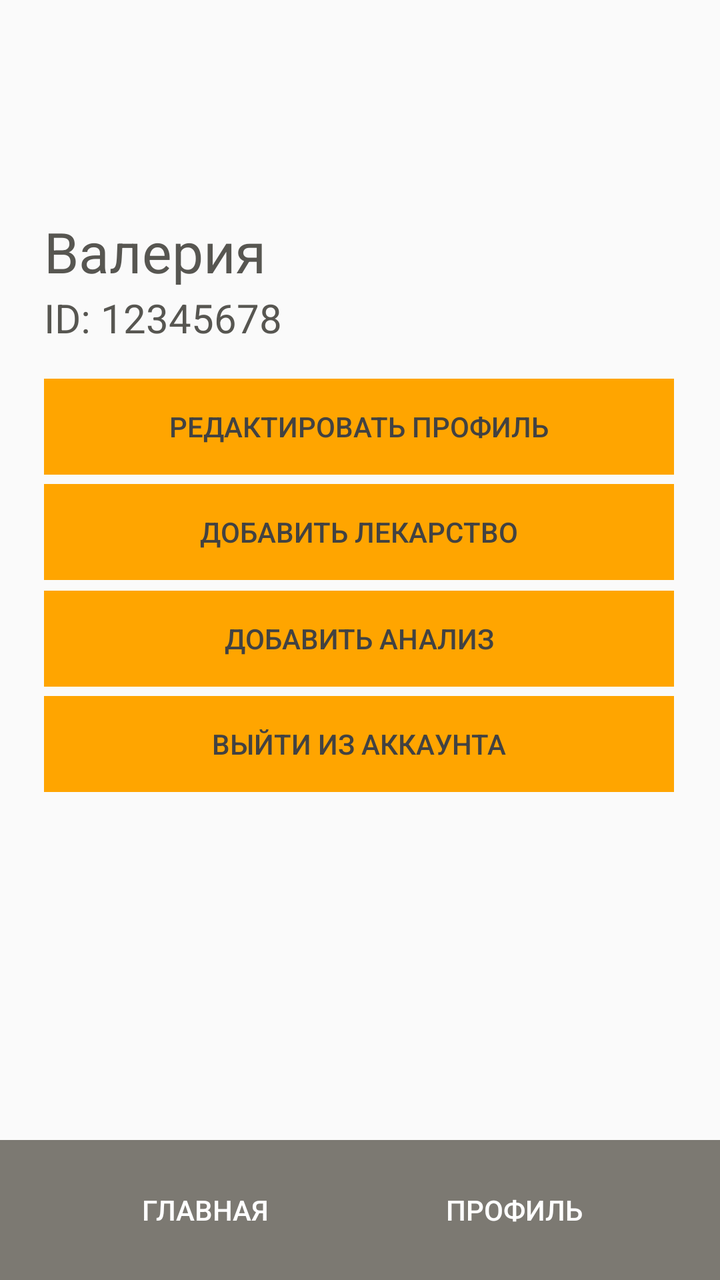
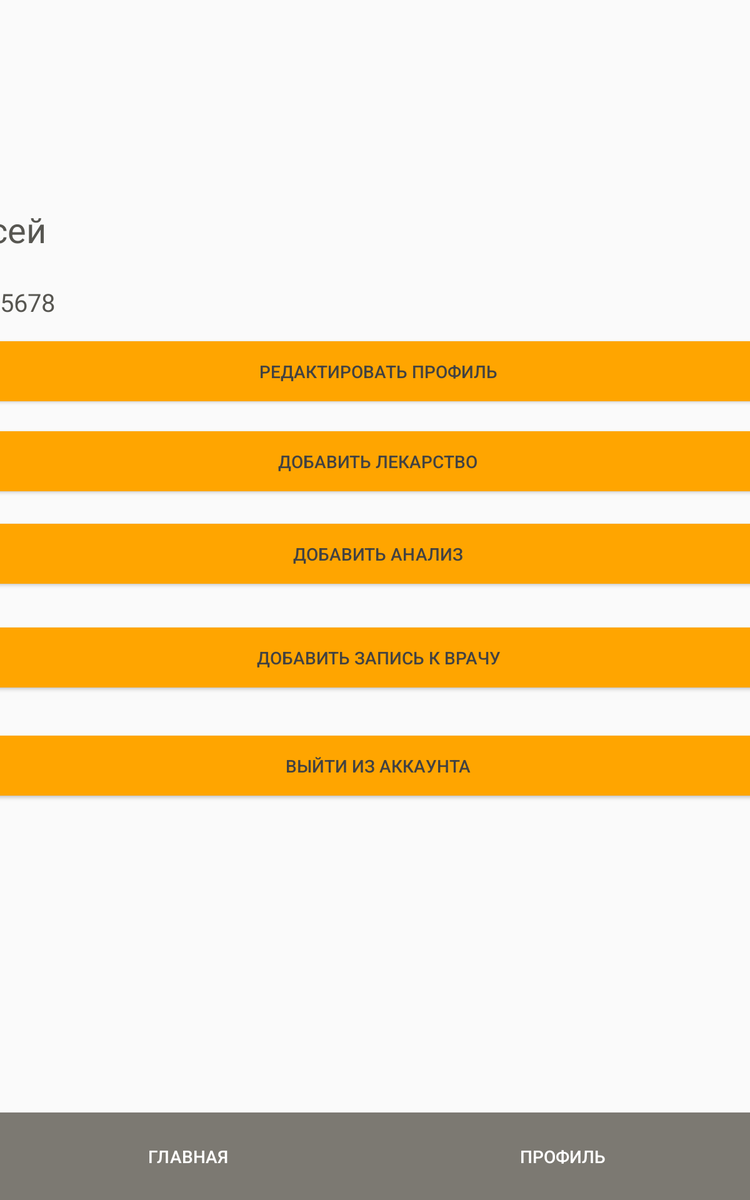

An Android layout and its configuration variant, each rendered on a device that would load it. The default file and the variant file are quoted in full after the pictures.
<!-- AndroidManifest.xml: application theme Theme.MyHealth -->
<!-- res/layout/activity_profile.xml -->
<?xml version="1.0" encoding="utf-8"?>
<androidx.constraintlayout.widget.ConstraintLayout xmlns:android="http://schemas.android.com/apk/res/android"
    xmlns:app="http://schemas.android.com/apk/res-auto"
    xmlns:tools="http://schemas.android.com/tools"
    android:layout_width="match_parent"
    android:layout_height="match_parent"
    android:layerType="software">

    <TextView
        android:id="@+id/name"
        android:layout_width="315dp"
        android:layout_height="45dp"
        android:text="Валерия"
        android:textColor="#575651"
        android:textSize="28sp"
        app:layout_constraintBottom_toBottomOf="parent"
        app:layout_constraintEnd_toEndOf="parent"
        app:layout_constraintHorizontal_bias="0.491"
        app:layout_constraintStart_toStartOf="parent"
        app:layout_constraintTop_toTopOf="parent"
        app:layout_constraintVertical_bias="0.18" />

    <TextView
        android:id="@+id/login"
        android:layout_width="315dp"
        android:layout_height="45dp"
        android:text="ID: 12345678"
        android:textColor="#575651"
        android:textSize="20sp"
        app:layout_constraintBottom_toBottomOf="parent"
        app:layout_constraintEnd_toEndOf="parent"
        app:layout_constraintHorizontal_bias="0.491"
        app:layout_constraintStart_toStartOf="parent"
        app:layout_constraintTop_toTopOf="parent"
        app:layout_constraintVertical_bias="0.244" />

    <Button
        android:id="@+id/addMedButton"
        android:layout_width="315dp"
        android:layout_height="48dp"

        android:background="#FFA500"
        android:text="Добавить лекарство"
        android:textColor="#424242"
        app:barrierMargin="@dimen/material_emphasis_high_type"
        app:layout_constraintBottom_toBottomOf="parent"
        app:layout_constraintEnd_toEndOf="parent"
        app:layout_constraintHorizontal_bias="0.491"
        app:layout_constraintStart_toStartOf="parent"
        app:layout_constraintTop_toTopOf="parent"
        app:layout_constraintVertical_bias="0.409"
        tools:ignore="TextContrastCheck" />

    <Button
        android:id="@+id/addAnalyzesButton"
        android:layout_width="315dp"
        android:layout_height="48dp"
        android:background="#FFA500"
        android:text="Добавить анализ"
        android:textColor="#424242"
        app:barrierMargin="@dimen/material_emphasis_medium"
        app:layout_constraintBottom_toBottomOf="parent"
        app:layout_constraintEnd_toEndOf="parent"
        app:layout_constraintHorizontal_bias="0.491"
        app:layout_constraintStart_toStartOf="parent"
        app:layout_constraintTop_toTopOf="parent"
        app:layout_constraintVertical_bias="0.499"
        tools:ignore="TextContrastCheck" />

    <Button
        android:id="@+id/saveButton"
        android:layout_width="315dp"
        android:layout_height="48dp"
        android:background="#FFA500"
        android:text="Выйти из аккаунта"
        android:textColor="#424242"
        app:barrierMargin="@dimen/material_emphasis_high_type"
        app:layout_constraintBottom_toBottomOf="parent"
        app:layout_constraintEnd_toEndOf="parent"
        app:layout_constraintHorizontal_bias="0.491"
        app:layout_constraintStart_toStartOf="parent"
        app:layout_constraintTop_toTopOf="parent"
        app:layout_constraintVertical_bias="0.588" />

    <Button
        android:id="@+id/editProfileButton"
        android:layout_width="315dp"
        android:layout_height="48dp"
        android:background="#FFA500"
        android:text="Редактировать профиль"
        android:textColor="#424242"
        app:barrierMargin="@dimen/material_emphasis_high_type"
        app:layout_constraintBottom_toBottomOf="parent"
        app:layout_constraintEnd_toEndOf="parent"
        app:layout_constraintHorizontal_bias="0.491"
        app:layout_constraintStart_toStartOf="parent"
        app:layout_constraintTop_toTopOf="parent"
        app:layout_constraintVertical_bias="0.32"
        tools:ignore="TextContrastCheck" />

    <Button
        android:id="@+id/mainButton"
        android:layout_width="205.5dp"
        android:layout_height="70dp"
        android:background="#7C7972"
        android:text="Главная"
        android:textColor="#FFFFFF"
        app:layout_constraintBottom_toBottomOf="parent"
        app:layout_constraintEnd_toEndOf="parent"
        app:layout_constraintHorizontal_bias="0.0"
        app:layout_constraintStart_toStartOf="parent"
        app:layout_constraintTop_toTopOf="parent"
        app:layout_constraintVertical_bias="1.0"
        tools:ignore="TextContrastCheck" />

    <Button
        android:id="@+id/profileButton"
        android:layout_width="205.5dp"
        android:layout_height="70dp"
        android:background="#7C7972"
        android:text="Профиль"
        android:textColor="#FFFFFF"
        app:layout_constraintBottom_toBottomOf="parent"
        app:layout_constraintEnd_toEndOf="parent"
        app:layout_constraintHorizontal_bias="1.0"
        app:layout_constraintStart_toStartOf="parent"
        app:layout_constraintTop_toTopOf="parent"
        app:layout_constraintVertical_bias="1.0"
        tools:ignore="TextContrastCheck" />

</androidx.constraintlayout.widget.ConstraintLayout>
<!-- resources referenced by this layout -->
<resources>
  <style name="Theme.MyHealth" parent="Theme.AppCompat.Light.NoActionBar">
  
      </style>
</resources>
<!-- res/layout-large/activity_profile.xml (the repository's variant of the layout above) -->
<!-- drawn on a 7-inch tablet held upright -->
<?xml version="1.0" encoding="utf-8"?>
<androidx.constraintlayout.widget.ConstraintLayout xmlns:android="http://schemas.android.com/apk/res/android"
    xmlns:app="http://schemas.android.com/apk/res-auto"
    xmlns:tools="http://schemas.android.com/tools"
    android:layout_width="match_parent"
    android:layout_height="match_parent">

    <Button
        android:id="@+id/editProfileButton"
        android:layout_width="750dp"
        android:layout_height="48dp"
        android:background="#FFA500"
        android:text="Редактировать профиль"
        android:textColor="#424242"
        app:layout_constraintBottom_toBottomOf="parent"
        app:layout_constraintEnd_toEndOf="parent"
        app:layout_constraintHorizontal_bias="0.488"
        app:layout_constraintStart_toStartOf="parent"
        app:layout_constraintTop_toBottomOf="@+id/login"
        app:layout_constraintVertical_bias="0.0" />

    <Button
        android:id="@+id/addAnalyzesButton"
        android:layout_width="750dp"
        android:layout_height="48dp"
        android:background="#FFA500"
        android:text="Добавить анализ"
        android:textColor="#424242"
        app:layout_constraintBottom_toBottomOf="parent"
        app:layout_constraintEnd_toEndOf="parent"
        app:layout_constraintHorizontal_bias="0.49"
        app:layout_constraintStart_toStartOf="parent"
        app:layout_constraintTop_toBottomOf="@+id/addMedButton"
        app:layout_constraintVertical_bias="0.05" />

    <Button
        android:id="@+id/addAppointmentButton"
        android:layout_width="750dp"
        android:layout_height="48dp"
        android:background="#FFA500"
        android:text="Добавить запись к врачу"
        android:textColor="#424242"
        app:layout_constraintBottom_toBottomOf="parent"
        app:layout_constraintEnd_toEndOf="parent"
        app:layout_constraintHorizontal_bias="0.488"
        app:layout_constraintStart_toStartOf="parent"
        app:layout_constraintTop_toBottomOf="@+id/addAnalyzesButton"
        app:layout_constraintVertical_bias="0.079" />

    <Button
        android:id="@+id/saveButton"
        android:layout_width="750dp"
        android:layout_height="48dp"
        android:background="#FFA500"
        android:text="Выйти из аккаунта"
        android:textColor="#424242"
        app:layout_constraintBottom_toBottomOf="parent"
        app:layout_constraintEnd_toEndOf="parent"
        app:layout_constraintHorizontal_bias="0.488"
        app:layout_constraintStart_toStartOf="parent"
        app:layout_constraintTop_toBottomOf="@+id/addAppointmentButton"
        app:layout_constraintVertical_bias="0.107" />

    <TextView
        android:id="@+id/login"
        android:layout_width="750dp"
        android:layout_height="45dp"
        android:text="ID: 12345678"
        android:textColor="#575651"
        android:textSize="20sp"
        app:layout_constraintBottom_toBottomOf="parent"
        app:layout_constraintEnd_toEndOf="parent"
        app:layout_constraintHorizontal_bias="0.488"
        app:layout_constraintStart_toStartOf="parent"
        app:layout_constraintTop_toBottomOf="@+id/name"
        app:layout_constraintVertical_bias="0.026" />

    <Button
        android:id="@+id/addMedButton"
        android:layout_width="750dp"
        android:layout_height="48dp"
        android:background="#FFA500"
        android:text="Добавить лекарство"
        android:textColor="#424242"
        app:layout_constraintBottom_toBottomOf="parent"
        app:layout_constraintEnd_toEndOf="parent"
        app:layout_constraintHorizontal_bias="0.49"
        app:layout_constraintStart_toStartOf="parent"
        app:layout_constraintTop_toBottomOf="@+id/editProfileButton"
        app:layout_constraintVertical_bias="0.041" />

    <TextView
        android:id="@+id/name"
        android:layout_width="750dp"
        android:layout_height="45dp"
        android:text="Алексей"
        android:textColor="#575651"
        android:textSize="28sp"
        app:layout_constraintBottom_toBottomOf="parent"
        app:layout_constraintEnd_toEndOf="parent"
        app:layout_constraintHorizontal_bias="0.491"
        app:layout_constraintStart_toStartOf="parent"
        app:layout_constraintTop_toTopOf="parent"
        app:layout_constraintVertical_bias="0.18" />

    <Button
        android:id="@+id/profileButton"
        android:layout_width="0dp"
        android:layout_height="70dp"
        android:background="#7C7972"
        android:text="Профиль"
        android:textColor="#FFFFFF"
        app:layout_constraintBottom_toBottomOf="parent"
        app:layout_constraintEnd_toEndOf="parent"
        app:layout_constraintStart_toEndOf="@id/mainButton"
        tools:ignore="TextContrastCheck" />

    <Button
        android:id="@+id/mainButton"
        android:layout_width="0dp"
        android:layout_height="70dp"
        android:background="#7C7972"
        android:text="Главная"
        android:textColor="#FFFFFF"
        app:layout_constraintBottom_toBottomOf="parent"
        app:layout_constraintEnd_toStartOf="@id/profileButton"
        app:layout_constraintStart_toStartOf="parent"
        tools:ignore="TextContrastCheck" />
</androidx.constraintlayout.widget.ConstraintLayout>
